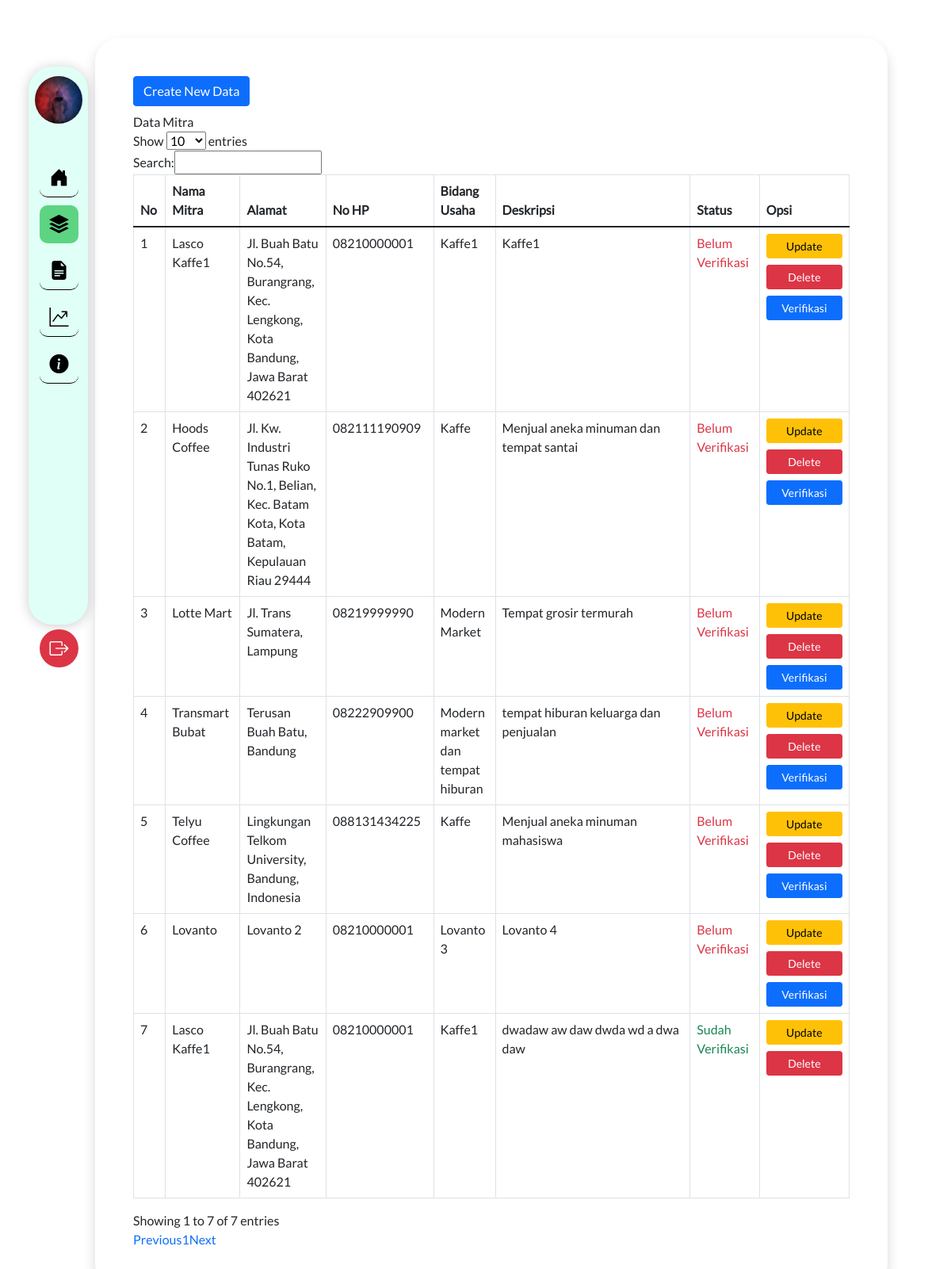
Page /index.php/mitra on the earlier database version.
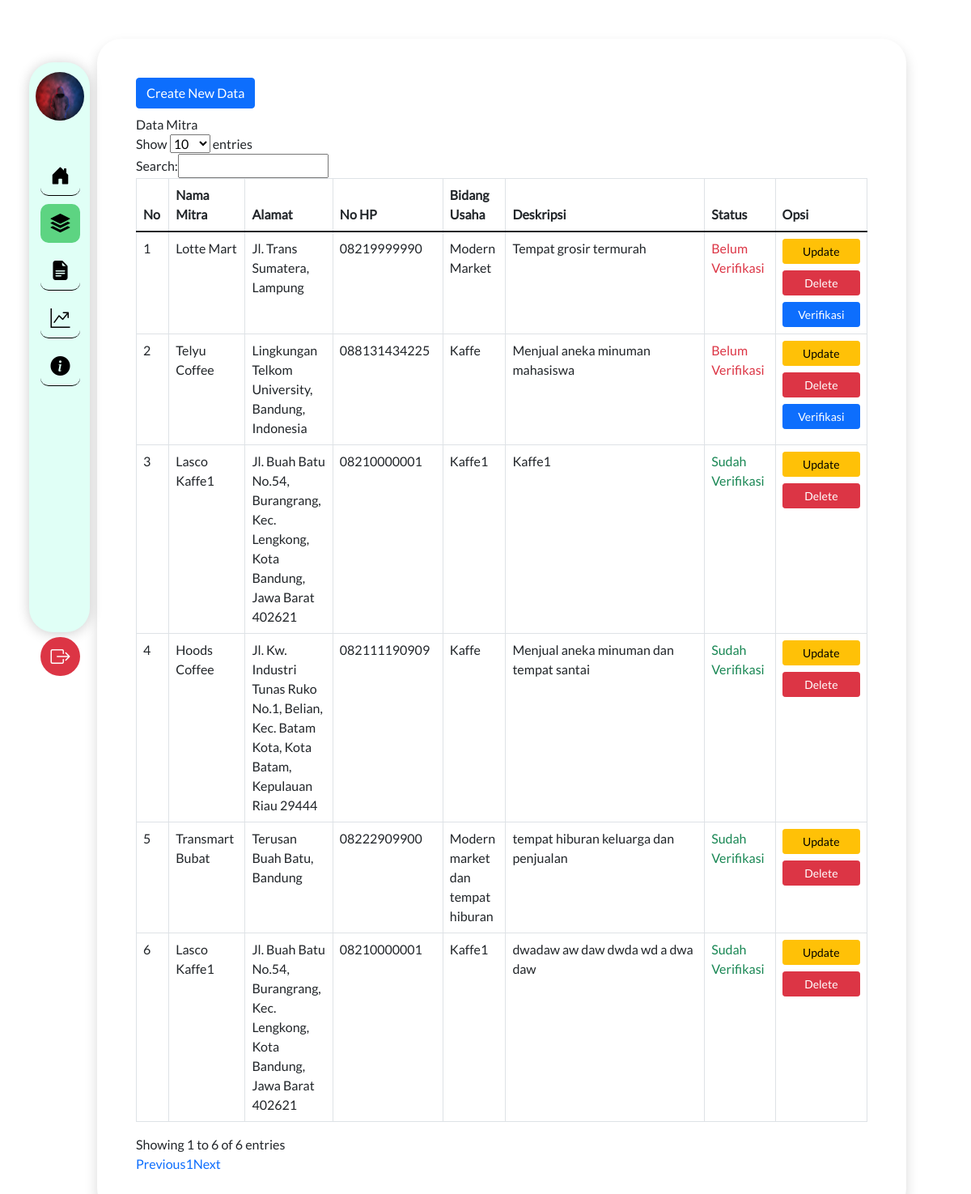
Same page on the later database version.
### tables this page shows
CREATE TABLE `mitra` (
  `idMitra` int(10) NOT NULL,
  `namaMitra` varchar(50) NOT NULL,
  `alamatMitra` varchar(100) NOT NULL,
  `noHpMitra` varchar(12) NOT NULL,
  `jenisUsaha` varchar(100) NOT NULL,
  `deskripsi` text NOT NULL,
  `fotoUsaha` varchar(100) NOT NULL,
  `status` varchar(20) NOT NULL DEFAULT 'Belum Verifikasi'
);

### application/controllers/Mitra.php (called while the page is built, shortened)
<?php
class Mitra extends CI_Controller
{
	public function __construct()
	{
		$this->load->model('Mitra_model');
		$this->load->library('form_validation');
		$this->load->library('session');
		$this->load->library('upload');
	}
	public function index()
	{
		$data['mitra'] = $this->Mitra_model->getDataMitra()->result();
		$data['judul'] = "Mitra";
		$this->load->view('templates/header', $data);
		$this->load->view('mitra/index', $data);
		$this->load->view('templates/footer');
	}
}

### index.php (called while the page is built, shortened)
<?php
require_once BASEPATH.'core/CodeIgniter.php';

### application/models/Mitra_model.php (called while the page is built, shortened)
<?php
class Mitra_model extends CI_Model
{
	public function getDataMitra()
	{
		$this->db->order_by('status', 'ASC');
		return $this->db->get('mitra');
	}
}

### application/views/mitra/index.php (the view, shortened to what this page needs)
<div class="d-flex mt-5" style="background-color: #FFF !important; z-index: 5;">
	<div class="p-5 col-md-10 shadow mb-5 ml-container" style="border-radius: 30px;">
		<div class="row">
			<div class="col-lg-12">
				<a href="<?php echo base_url() . "mitra/tambahMitra" ?>" class="btn btn-primary mb-2">
					Create New Data
				</a>
				<div class="panel panel-default">
					<div class="panel-heading">
						Data Mitra
					</div>
					<div class="panel-body">
						<table id="example" class="table table-bordered table-hover">
							<thead>
								<tr>
									<th scope="col">No</th>
									<th scope="col">Nama Mitra</th>
									<th scope="col">Alamat</th>
									<th scope="col">No HP</th>
									<th scope="col">Bidang Usaha</th>
									<th scope="col" width="250px">Deskripsi</th>
									<th scope="col">Status</th>
									<th scope="col" width="125px">Opsi</th>
								</tr>
							</thead>
							<tbody>
								<?php
								$i = 1;
								foreach ($mitra as $data) { ?>
									<tr>
										<td><?php echo $i ?></td>
										<td><?php echo $data->namaMitra ?></td>
										<td><?php echo $data->alamatMitra ?></td>
										<td><?php echo $data->noHpMitra ?></td>
										<td><?php echo $data->jenisUsaha ?></td>
										<td><?php echo $data->deskripsi ?></td>
										<td class="<?php if ($data->status == "Sudah Verifikasi") echo "text-success";
													else echo "text-danger"; ?>"><?php echo $data->status ?></td>
										<td>
											<a href="<?php echo base_url('mitra/formUpdateMitra?idMitra=' . $data->idMitra) ?>" class="btn btn-sm btn-warning w-100 mb-2" id="update">Update</a>
											<a href="<?= base_url() ?>mitra/hapusMitra?idMitra=<?= $data->idMitra ?>" class="btn btn-sm btn-danger w-100 mb-2" id="delete">Delete</a>
											<?php if ($data->status != "Sudah Verifikasi") { ?>
												<a href="<?php echo base_url('mitra/verifikasiMitra?idMitra=' . $data->idMitra) ?>" class="btn btn-sm btn-primary w-100" id="verifikasi">Verifikasi</a>
											<?php } ?>
										</td>
									</tr>
								<?php
									$i++;
								}
								?>
							</tbody>
						</table>
					</div>
				</div>
			</div>
		</div>
	</div>
</div>

### application/views/templates/header.php (shortened to what this page needs)
<!DOCTYPE html>
<html lang="en">
<head>
    <link rel="stylesheet" href="<?= base_url() ?>node_modules/bootstrap/dist/css/bootstrap.css">
    <link rel="stylesheet" href="<?= base_url() ?>node_modules/bootstrap-icons/font/bootstrap-icons.css">
    <link rel="stylesheet" href="<?= base_url() ?>assets/css/style.css">
    <link rel="stylesheet" href="<?= base_url() ?>assets/css/font.css">
</head>
<body>
    <nav class="nav-bar">
        <div class="menu-bar">
            <div class="profile">
                <img src="<?= base_url() ?>assets/image/profil.jpg" alt="profile" style="border-radius: 100px;">
            </div>
            <div class="menu">
                <div class="main-menu">
                    <ul>
                        <li data-bs-toggle="tooltip" data-bs-placement="top" title="Tooltip on top">
                            <a href="<?= base_url(); ?>dashboard" class="<?php if (uri_string() === 'dashboard') echo 'actived' ?>">
                                <i class="bi bi-house-door-fill"></i>
                            </a>
                        </li>
                        <li>
                            <a href="<?= base_url(); ?>mitra" class="<?php if (uri_string() === 'mitra') echo 'actived' ?>">
                                <i class="bi bi-stack"></i>
                            </a>
                        </li>
                        <li>
                            <a href="<?= base_url(); ?>pengunjung" class="<?php if (uri_string() === 'pengunjung') echo 'actived' ?>">
                                <i class="bi bi-file-earmark-text-fill"></i>
                            </a>
                        </li>
                        <li>
                            <a href="<?= base_url(); ?>kunjungan" class="<?php if (uri_string() === 'kunjungan') echo 'actived' ?>">
                                <i class="bi bi-graph-up-arrow"></i>
                            </a>
                        </li>
                        <li>
                            <a href="<?= base_url(); ?>informasi" class="<?php if (uri_string() === 'informasi') echo 'actived' ?>">
                                <i class="bi bi-info-circle-fill"></i>
                            </a>
                        </li>
                    </ul>
                </div>
                <div class="button-menu">
                    <ul>
                        <li id="keluar" class="">
                            <a href="home/logout" class="out bg-danger text-white">
                                <i class="bi bi-box-arrow-right"></i>
                            </a>
                        </li>
                    </ul>
                </div>
            </div>
        </div>
    </nav>

### application/views/templates/footer.php (shortened to what this page needs)
</body>
</html>

### assets/css/style.css (style rules this page uses)
body { font-family: "LatoRegular" !important; }
a { text-decoration: none; cursor: pointer; }
.menu ul li { list-style: none; }
.menu ul li a { display: block; margin-left: -30px; color: black; border-bottom: 1px solid rgb(0, 0, 0); }
.nav-bar { width: 75px; height: 88vh; background-color: #E0FFF6; border-radius: 30px; position: absolute; top: 5%; left: 3%; box-shadow: 0 0.1rem 1rem rgba(0, 0, 0, 0.2); }
.menu-bar { display: flex; flex-direction: column; justify-content: space-evenly; padding: 12px; }
.menu { display: flex; flex-direction: column; justify-content: space-evenly; }
.profile { text-align: center; display: flex; justify-content: center; align-items: center; }
.profile img { width: 60px; }
.menu { margin-top: 34px; }
.menu ul li { font-size: 24px; text-align: center; margin-top: 6px; list-style: none; }
.menu ul li a { padding: 6px; margin-top: 10px; border-radius: 10px; text-align: center; align-items: center; color: black; }
.menu ul li a.actived { background-color: #5DD482; border-bottom: 0px solid rgb(0, 0, 0); }
.button-menu { margin-top: 35.5vh; }
.out { border-radius: 100px !important; border-bottom: 0px solid rgb(0, 0, 0) !important; }
.button-menu ul li a.out { background-color: #F28F8F; }
.ml-container { margin-left: 10vw; }

Differences in the rows shown:
removed mitra: namaMitra "Lovanto", alamatMitra "Lovanto 2", noHpMitra "08210000001", jenisUsaha "Lovanto 3", deskripsi "Lovanto 4", status "Belum Verifikasi"
shown differently, row unchanged: mitra "Lotte Mart": moves up the list
shown differently, row unchanged: mitra "Telyu Coffee": moves up the list
changed mitra (number 3 of 6 on the later page): status "Belum Verifikasi" → "Sudah Verifikasi"; no longer shows "Verifikasi"
changed mitra "Hoods Coffee": status "Belum Verifikasi" → "Sudah Verifikasi"; no longer shows "Verifikasi"
changed mitra "Transmart Bubat": status "Belum Verifikasi" → "Sudah Verifikasi"; no longer shows "Verifikasi"
Other differences:
text written by a page script: "Show entries Search: Showing 1 to 7 of 7 entries Previous 1 Next" → "Show entries Search: Showing 1 to 6 of 6 entries Previous 1 Next"
